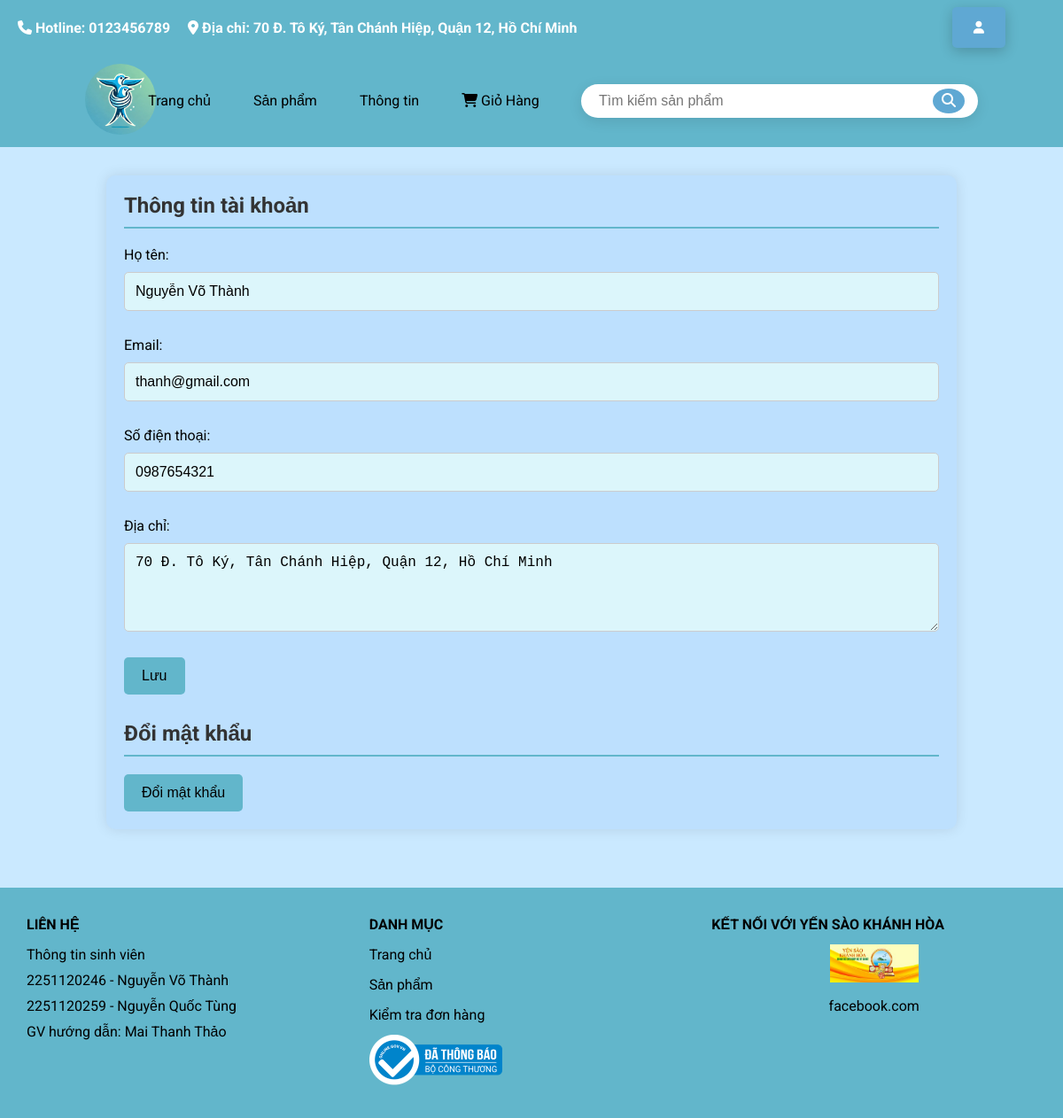
Page /pages/profile.php (signed in) on the committed database.
### tables this page shows
CREATE TABLE nguoi_dung (
    id INT AUTO_INCREMENT PRIMARY KEY,
    ho_ten VARCHAR(255) NOT NULL,
    email VARCHAR(255) NOT NULL UNIQUE,
    mat_khau VARCHAR(255) NOT NULL,
    so_dien_thoai VARCHAR(20),
    dia_chi TEXT,
    vai_tro ENUM('admin', 'khach_hang') DEFAULT 'khach_hang',
    ngay_dang_ky DATETIME DEFAULT CURRENT_TIMESTAMP
);

### pages/profile.php (the view, shortened to what this page needs)
<!DOCTYPE html>
<html lang="vi">
<head>
    <link
        rel="stylesheet"
        href="https://cdnjs.cloudflare.com/ajax/libs/font-awesome/6.5.2/css/all.min.css"
 />
    <link rel="stylesheet" href="../assets/css/profile.css">
</head>
<body>
    <?php
    include('header.php');
    if (!isset($_SESSION['user_id'])) {
        $user = [
            'ho_ten' => '',
            'email' => '',
            'so_dien_thoai' => '',
            'dia_chi' => ''
        ];
    } else {
        include("../admin/pages/db_connect.php");
        $user_id = $_SESSION['user_id'];
        $sql = "SELECT * FROM nguoi_dung WHERE id = ?";
        $stmt = $conn->prepare($sql);
        $stmt->bind_param("i", $user_id);
        $stmt->execute();
        $result = $stmt->get_result();
        $user = $result->fetch_assoc();
    }
    ?>
    <div class="container">
        <div class="profile-section">
            <h2>Thông tin tài khoản</h2>
            <div class="profile-info">
                <form method="POST" action="">
                    <label for="ho_ten">Họ tên:</label>
                    <input type="text" name="ho_ten" value="<?php echo htmlspecialchars($user['ho_ten']); ?>" required><br>
                    <label for="email">Email:</label>
                    <input type="text" name="email" value="<?php echo htmlspecialchars($user['email']); ?>" required><br>
                    <label for="so_dien_thoai">Số điện thoại:</label>
                    <input type="text" name="so_dien_thoai" value="<?php echo htmlspecialchars($user['so_dien_thoai']); ?>"><br>
                    <label for="dia_chi">Địa chỉ:</label>
                    <textarea name="dia_chi" required><?php echo htmlspecialchars($user['dia_chi']); ?></textarea><br>
                    <button type="submit" name="update_profile" class="btn-save">Lưu</button>
                </form>
            </div>
        </div>
        <div class="password-section">
            <h2>Đổi mật khẩu</h2>
            <button id="change-password-btn" class="btn-change-password">Đổi mật khẩu</button>
        </div>
    </div>
    <?php include('footer.php'); ?>
</body>
</html>

### assets/css/profile.css (style rules this page uses)
body { margin-top: 4%; background-color: #CAE9FF; }
.container { width: 80%; margin: 30px auto; background-color: #bde0fe; padding: 20px; box-shadow: 0 0 15px rgba(0, 0, 0, 0.1); border-radius: 10px; }
h2 { color: #333; margin-bottom: 20px; font-size: 24px; border-bottom: 2px solid #62b6cb; padding-bottom: 10px; }
.profile-info, .order-info { margin-bottom: 30px; }
.profile-info form label, .profile-info form input, .profile-info form textarea { display: block; width: 100%; margin-bottom: 10px; }
.profile-info form input[type="text"], .profile-info form input[type="password"], .profile-info form textarea { padding: 12px; border: 1px solid #ccc; border-radius: 5px; box-sizing: border-box; font-size: 16px; background-color: #dcf6fb; }
.profile-info form textarea { resize: vertical; height: 100px; }
.btn-save { padding: 12px 20px; background-color: #62b6cb; color: #000; border: none; border-radius: 5px; cursor: pointer; transition: background-color 0.3s ease; font-size: 16px; }
.btn-change-password { padding: 12px 20px; background-color: #62b6cb; color: #000; border: none; border-radius: 5px; cursor: pointer; transition: background-color 0.3s ease; font-size: 16px; }

### assets/css/header.css (style rules this page uses)
* { margin: 0; padding: 0; box-sizing: border-box; }
html { font-family: "Roboto", sans-serif; }
body { display: flex; flex-direction: column; min-height: 100vh; padding-top: 120px; }

### rows in the picture
nguoi_dung: ho_ten "Nguyễn Võ Thành", email "thanh@gmail.com", so_dien_thoai "0987654321", dia_chi "70 Đ. Tô Ký, Tân Chánh Hiệp, Quận 12, Hồ Chí Minh"
